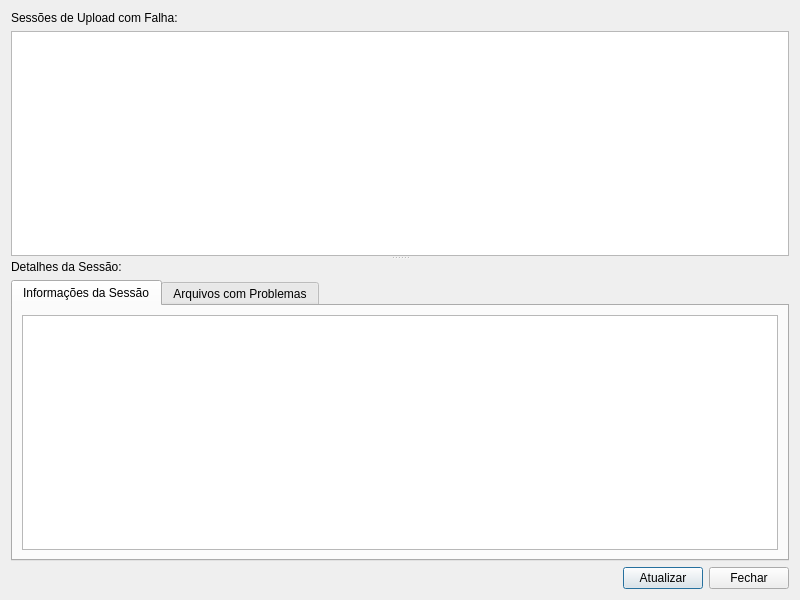
<?xml version="1.0" encoding="UTF-8"?>
<!-- Path: gui\problem_uploads\problem_uploads_dialog.ui -->
<ui version="4.0">
 <class>ProblemUploadsDialog</class>
 <widget class="QDialog" name="ProblemUploadsDialog">
  <property name="geometry">
   <rect>
    <x>0</x>
    <y>0</y>
    <width>800</width>
    <height>600</height>
   </rect>
  </property>
  <property name="windowTitle">
   <string>Uploads com Problemas</string>
  </property>
  <layout class="QVBoxLayout" name="verticalLayout">
   <item>
    <widget class="QSplitter" name="splitter">
     <property name="orientation">
      <enum>Qt::Vertical</enum>
     </property>
     <widget class="QWidget" name="layoutWidget">
      <layout class="QVBoxLayout" name="upperLayout">
       <item>
        <widget class="QLabel" name="sessionsLabel">
         <property name="text">
          <string>Sessões de Upload com Falha:</string>
         </property>
        </widget>
       </item>
       <item>
        <widget class="QTableWidget" name="sessionsTable">
         <property name="editTriggers">
          <set>QAbstractItemView::NoEditTriggers</set>
         </property>
         <property name="selectionBehavior">
          <enum>QAbstractItemView::SelectRows</enum>
         </property>
         <attribute name="horizontalHeaderStretchLastSection">
          <bool>true</bool>
         </attribute>
        </widget>
       </item>
      </layout>
     </widget>
     <widget class="QWidget" name="layoutWidget">
      <layout class="QVBoxLayout" name="lowerLayout">
       <item>
        <widget class="QLabel" name="detailsLabel">
         <property name="text">
          <string>Detalhes da Sessão:</string>
         </property>
        </widget>
       </item>
       <item>
        <widget class="QTabWidget" name="detailsTabWidget">
         <property name="currentIndex">
          <number>0</number>
         </property>
         <widget class="QWidget" name="sessionInfoTab">
          <attribute name="title">
           <string>Informações da Sessão</string>
          </attribute>
          <layout class="QVBoxLayout" name="verticalLayout_2">
           <item>
            <widget class="QTextEdit" name="sessionInfoText">
             <property name="readOnly">
              <bool>true</bool>
             </property>
            </widget>
           </item>
          </layout>
         </widget>
         <widget class="QWidget" name="problemFilesTab">
          <attribute name="title">
           <string>Arquivos com Problemas</string>
          </attribute>
          <layout class="QVBoxLayout" name="verticalLayout_3">
           <item>
            <widget class="QTreeWidget" name="problemFilesTree">
             <column>
              <property name="text">
               <string>Item</string>
              </property>
             </column>
            </widget>
           </item>
          </layout>
         </widget>
        </widget>
       </item>
      </layout>
     </widget>
    </widget>
   </item>
   <item>
    <layout class="QHBoxLayout" name="horizontalLayout">
     <item>
      <spacer name="horizontalSpacer">
       <property name="orientation">
        <enum>Qt::Horizontal</enum>
       </property>
       <property name="sizeHint" stdset="0">
        <size>
         <width>40</width>
         <height>20</height>
        </size>
       </property>
      </spacer>
     </item>
     <item>
      <widget class="QPushButton" name="refreshButton">
       <property name="text">
        <string>Atualizar</string>
       </property>
      </widget>
     </item>
     <item>
      <widget class="QPushButton" name="closeButton">
       <property name="text">
        <string>Fechar</string>
       </property>
      </widget>
     </item>
    </layout>
   </item>
  </layout>
 </widget>
 <resources/>
 <connections/>
</ui>
